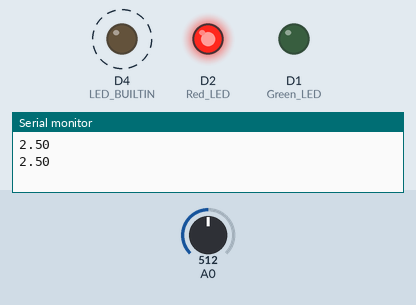
Bench run of a sketch on a simulated ESP8266 (NodeMCU). Parts: output pins drawn as LEDs (lit = HIGH, except the on-board LED, lit = LOW), the last lines printed to the serial monitor. Dashed ring = blinking. The test bench sets the inputs (shaded band); at power-on: A0 = 512.

Above: at 1.2 s.
1.3 s: A0 set to 807
4.3 s: A0 set to 831
At 4.9 s:
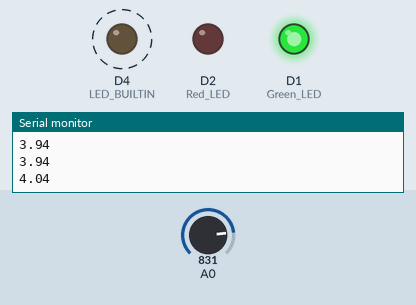
7.3 s: A0 set to 716
At 7.9 s:
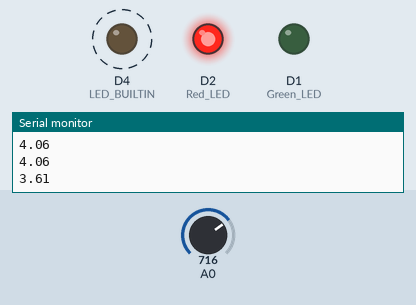
10.3 s: A0 set to 900
At 10.9 s:
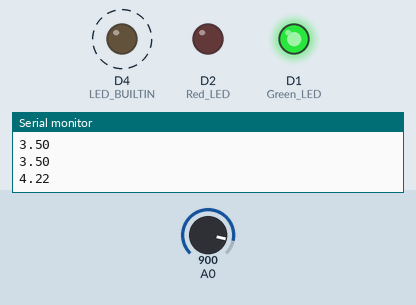
Timing chart, 0 to 14.3 s (numbered marks = the images above; inputs shaded):
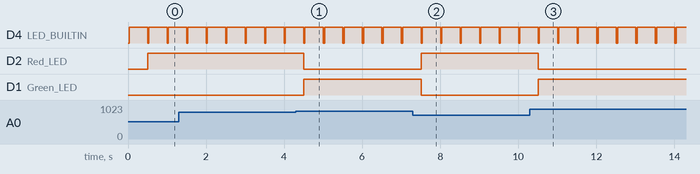

Measured:
- the behaviour switches between 818 and 819 on A0 (found by bisection; images 0 and 1)
- after the input at 4.3 s, D2 (Red_LED): HIGH → LOW after 0.21 s; D1 (Green_LED): LOW → HIGH after 0.21 s
- after the input at 7.3 s, D2 (Red_LED): LOW → HIGH after 0.21 s; D1 (Green_LED): HIGH → LOW after 0.21 s
- after the input at 10.3 s, D2 (Red_LED): HIGH → LOW after 0.21 s; D1 (Green_LED): LOW → HIGH after 0.21 s
- by itself, D4 (LED_BUILTIN): alternates HIGH for 0.47 s and LOW for 0.03 s

The sketch:

TurbidWaterMeasurment.ino
```cpp
// From Turbid Water to Clear Water using ESP8266
// Blink the internal blue LED on the ESP-01 - GPIO1
// Read the photoresistor to find the turpidity level
// Display red when turpidity high, and grenn when ok to drink

void setup() {
  Serial.begin(115200);
  pinMode(LED_BUILTIN, OUTPUT);     // LED_BUILTIN
  pinMode(D1, OUTPUT);              // Green LED
  pinMode(D2, OUTPUT);              // Red LED
}

// the loop function runs over and over again forever
void loop() {
  blinkLed();
  float voltage = readVoltage();
  displayStatus(voltage);
}

void displayStatus(float level) {
  if (level > 4)
  {
      digitalWrite(D1, HIGH);
      digitalWrite(D2, LOW);
  }
  else
  {
      digitalWrite(D1, LOW);
      digitalWrite(D2, HIGH);
  }
}

float readVoltage() {
  int sensorValue = 0;
  for (int i = 0; i<5; i++) {
    sensorValue += analogRead(A0); // read the input on analog pin 0
    delay(50);
  }
  float voltage = (sensorValue / 5)* (5.0 / 1023.0);
  Serial.println(voltage);
  // Convert analog read (0-1023) to voltage (0-5V)
  return  voltage ;
}

void blinkLed() {
  digitalWrite(LED_BUILTIN, LOW);   // Turn the LED on (active low on ESP-01)
  delay(30);
  digitalWrite(LED_BUILTIN, HIGH);  // Turn the LED off (voltage HIGH)
  delay(220);
}
```
